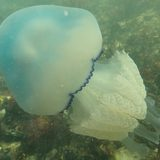
#> input picture img/barrel_jellyfish.jpg, 160 x 160 px
$ python -i fetch_images.py   (imports and definitions only)
#> lines starting #> are read from the running program, lines starting #| are printed output that depends on the picture
#!/usr/bin/env python3
"""
fetch_images.py  —  Falmouth Bay Wildlife Log
Downloads a photo for each species, resizes to a small square thumbnail,
and writes credits.

Sources, in order of preference:
  1. Wikipedia / Wikimedia Commons  — freely licensed, safe to republish.
  2. whaletrail.org/spotters-guide  — fallback for species Wikimedia misses.
     NOTE: WhaleTrail images are COPYRIGHTED (all rights reserved). They are
     only used here because the project owner has opted in / arranged use.
     Set USE_WHALETRAIL = False to disable this fallback entirely.

USAGE:
    pip install pillow requests
    python3 fetch_images.py

Output:
    img/<species_key>.jpg     (square thumbnails, ~160px)
    CREDITS.md                (source + licence per image)

Drop the img/ folder and CREDITS.md into your repo next to index.html.
Re-run any time; it overwrites. If a species fails, the app falls back
to its built-in line icon automatically, so partial runs are fine.

Some hosts (incl. whaletrail.org) block non-browser clients; this script
presents a normal browser User-Agent for them. Run it from a machine with
open internet — sandboxed/allowlisted environments may 403.
"""
import os, json, time, io, re
import requests
from html.parser import HTMLParser
from urllib.parse import urljoin
from PIL import Image, ImageOps

UA = "FalmouthWildlifeLog/1.0 (community wildlife recording project)"
# Some sites refuse non-browser agents, so present a normal browser UA to them.
BROWSER_UA = ("Mozilla/5.0 (Windows NT 10.0; Win64; x64) AppleWebKit/537.36 "
              "(KHTML, like Gecko) Chrome/124.0.0.0 Safari/537.36")
THUMB = 160  # output square size in px

# whaletrail.org fallback ----------------------------------------------------
USE_WHALETRAIL = True
WHALETRAIL_URL = "https://whaletrail.org/spotters-guide"
# Manual overrides: species_key -> the exact label as it appears on whaletrail
# (only needed when their wording differs from our common name).
WHALETRAIL_ALIASES = {
    # "orca": "Killer Whale",
    # "harbour_porpoise": "Harbour Porpoise",
}

# species_key : (common name, scientific binomial)
# Both are looked up in order — the common-name page first, then the Latin
# binomial as a fallback — so a miss or a redirect on one still finds a photo.
SPECIES = {
    "common_dolphin":     ("Common dolphin",                "Delphinus delphis"),
    "bottlenose_dolphin": ("Common bottlenose dolphin",     "Tursiops truncatus"),
    "rissos_dolphin":     ("Risso's dolphin",               "Grampus griseus"),
    "striped_dolphin":    ("Striped dolphin",               "Stenella coeruleoalba"),
    "white_sided_dolphin":("Atlantic white-sided dolphin",  "Lagenorhynchus acutus"),
    "harbour_porpoise":   ("Harbour porpoise",              "Phocoena phocoena"),
    "minke_whale":        ("Common minke whale",            "Balaenoptera acutorostrata"),
    "humpback_whale":     ("Humpback whale",                "Megaptera novaeangliae"),
    "fin_whale":          ("Fin whale",                     "Balaenoptera physalus"),
    "pilot_whale":        ("Long-finned pilot whale",       "Globicephala melas"),
    "orca":               ("Orca",                          "Orcinus orca"),
    "gannet":             ("Northern gannet",               "Morus bassanus"),
    "shag":               ("European shag",                 "Gulosus aristotelis"),
    "cormorant":          ("Great cormorant",               "Phalacrocorax carbo"),
    "fulmar":             ("Northern fulmar",               "Fulmarus glacialis"),
    "kittiwake":          ("Black-legged kittiwake",        "Rissa tridactyla"),
    "razorbill":          ("Razorbill",                     "Alca torda"),
    "guillemot":          ("Common murre",                  "Uria aalge"),
    "puffin":             ("Atlantic puffin",               "Fratercula arctica"),
    "manx_shearwater":    ("Manx shearwater",               "Puffinus puffinus"),
    "storm_petrel":       ("European storm petrel",         "Hydrobates pelagicus"),
    "grey_seal":          ("Grey seal",                     "Halichoerus grypus"),
    "harbour_seal":       ("Harbor seal",                   "Phoca vitulina"),
    "basking_shark":      ("Basking shark",                 "Cetorhinus maximus"),
    "sunfish":            ("Ocean sunfish",                 "Mola mola"),
    "leatherback":        ("Leatherback sea turtle",        "Dermochelys coriacea"),
    "jellyfish":          ("Jellyfish",                     None),
    # "other" intentionally omitted — uses line icon
}

S = requests.Session()
# [1 line not run here, left out]

# [23 lines left out: functions summary, find_image, not called in this run]

def _norm(s):
    """Lowercase and collapse to single-spaced alphanumerics for matching."""
    return re.sub(r"[^a-z0-9]+", " ", (s or "").lower()).strip()

_WT_INDEX = None
# [49 lines left out: functions whaletrail_index, whaletrail_image, not called in this run]

def image_credit(img_url):
    """Look up licence + author for a Commons file via the MediaWiki API."""
    fname = img_url.split("/")[-1]
    if "/thumb/" in img_url:
        fname = img_url.split("/thumb/")[1].split("/")[0:1]
        fname = img_url.split("/")[-1]  # thumb filename == original here in most cases
    try:
        r = S.get("https://en.wikipedia.org/w/api.php", params={
            "action":"query","format":"json","prop":"imageinfo",
            "titles":f"File:{fname}","iiprop":"extmetadata|url"
        }, timeout=25)
        pages = r.json()["query"]["pages"]
        info = next(iter(pages.values()))["imageinfo"][0]["extmetadata"]
        lic = info.get("LicenseShortName",{}).get("value","(see source)")
        artist = info.get("Artist",{}).get("value","(unknown)")
        # strip any HTML tags from artist
        import re; artist = re.sub("<[^>]+>","",artist).strip()
        return lic, artist
    except Exception:
        return "(see source)", "(unknown)"

# [55 lines left out: functions square, main, not called in this run]

# [2 lines not run here, left out]

>>> import cv2
>>> picture = cv2.imread('img/barrel_jellyfish.jpg', cv2.IMREAD_GRAYSCALE)
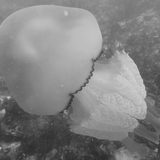
#> picture: shape (160, 160); min 41, max 211, mean 130
#> (the run stopped early here; a loop or call above may not have finished)

$ run again, on img/common_octopus.jpg
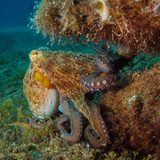
#> input picture img/common_octopus.jpg, 160 x 160 px
#> `picture = cv2.imread('img/barrel_jellyfish.jpg', cv2.IMREAD_GRAYSCALE)`:
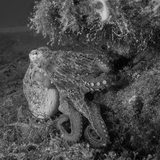
#> picture: shape (160, 160); min 0, max 231, mean 75.4

$ run again, on img/humpback_whale.jpg
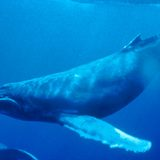
#> input picture img/humpback_whale.jpg, 160 x 160 px
#> `picture = cv2.imread('img/barrel_jellyfish.jpg', cv2.IMREAD_GRAYSCALE)`:
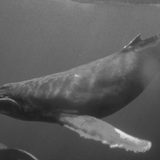
#> picture: shape (160, 160); min 28, max 235, mean 93.7

$ run again, on img/jellyfish.jpg
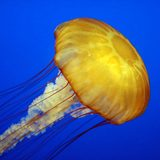
#> input picture img/jellyfish.jpg, 160 x 160 px
#> `picture = cv2.imread('img/barrel_jellyfish.jpg', cv2.IMREAD_GRAYSCALE)`:
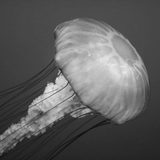
#> picture: shape (160, 160); min 15, max 247, mean 94
